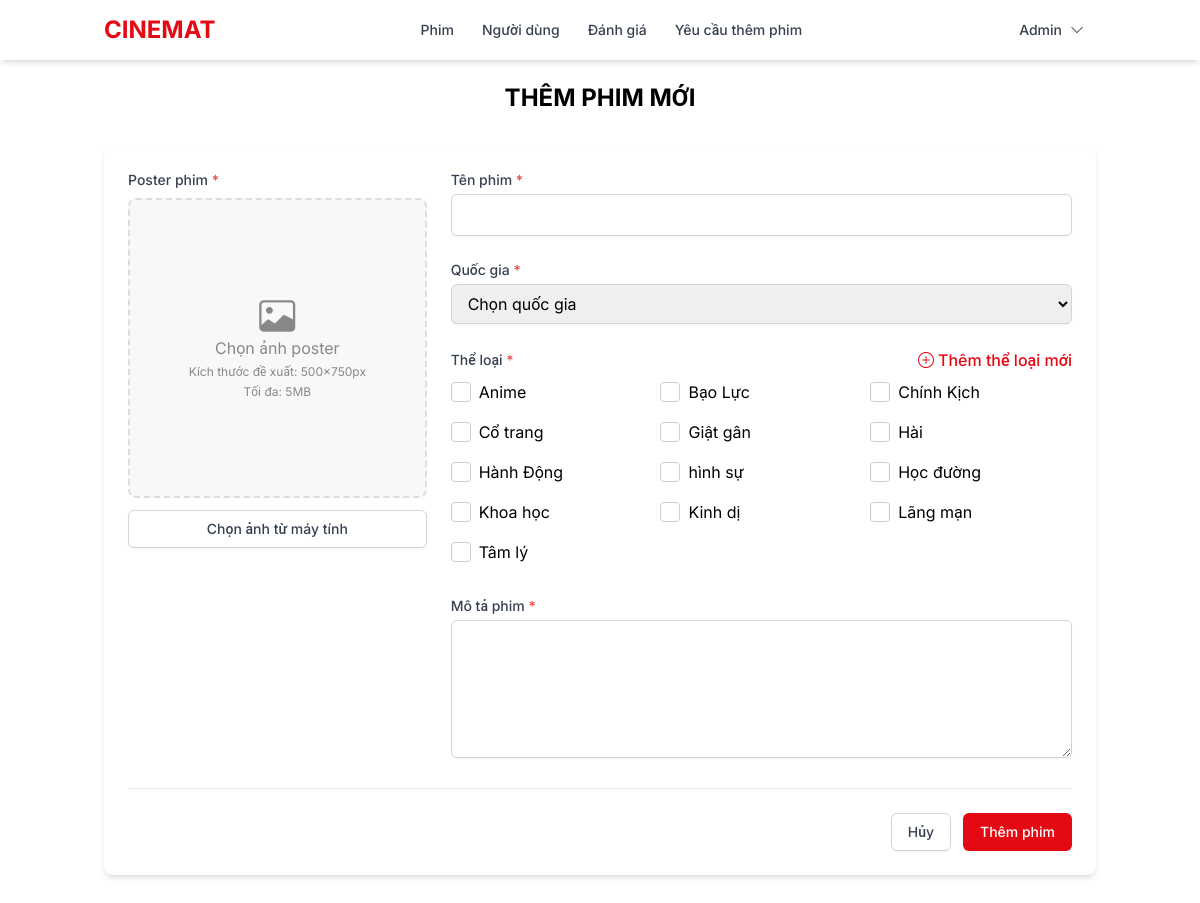
Page /admin/movies/admin_movie_post.php (signed in) on the earlier database version.
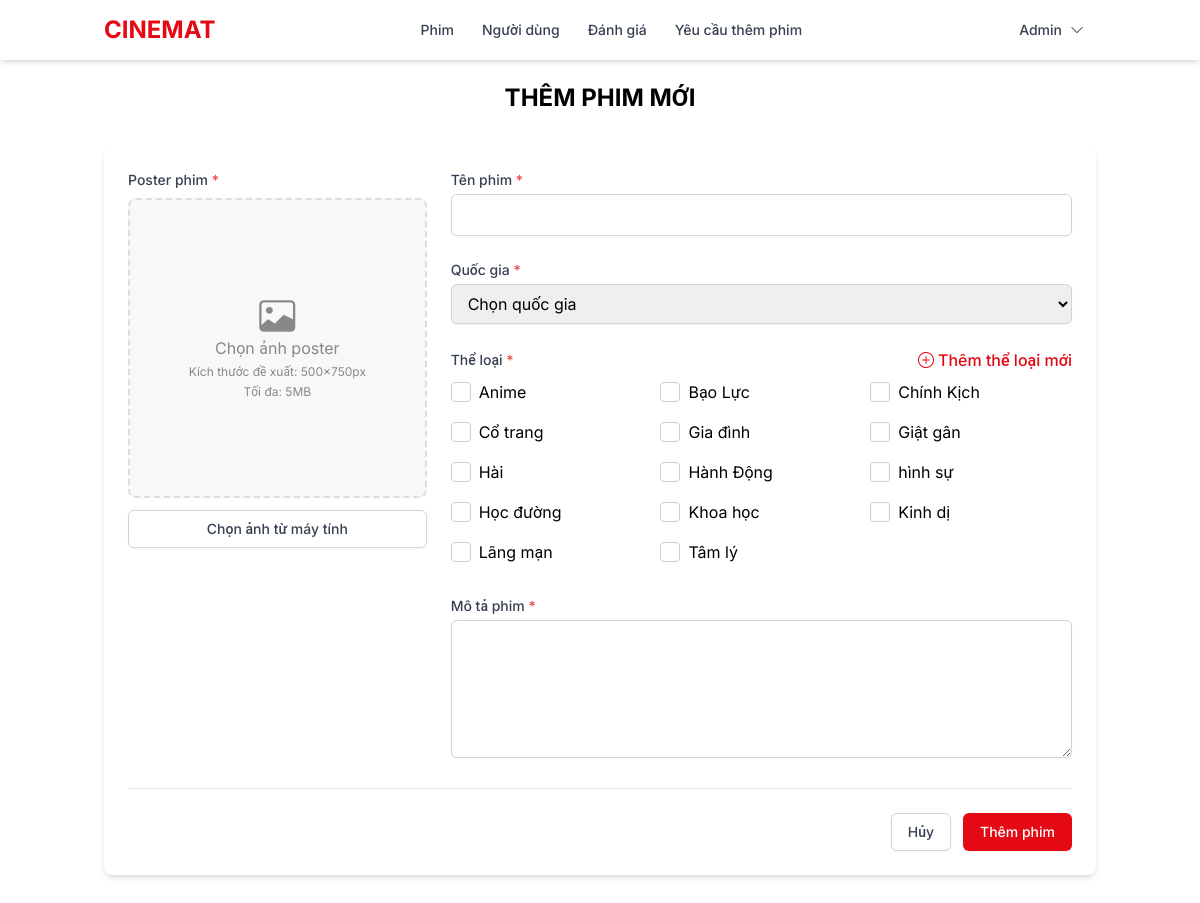
Same page on the later database version.
### tables this page shows
CREATE TABLE `the_loai` (
  `id_the_loai` int(11) NOT NULL,
  `ten_the_loai` varchar(100) NOT NULL
);

### config/function.php (called while the page is built, shortened)
<?php
function getGenres($conn) {
    $sql = "SELECT * FROM the_loai ORDER BY ten_the_loai";
    $stmt = $conn->prepare($sql);
    $stmt->execute();
    $result = $stmt->get_result();
    $genres = [];
    while ($row = $result->fetch_assoc()) {
        $genres[] = $row;
    }
    return $genres;
}
?>

### admin/movies/admin_movie_post.php (the view, shortened to what the changed rows need)
<?php
require_once 'C:\xamppp\htdocs\CINEMAT\config\config.php';
require_once 'C:\xamppp\htdocs\CINEMAT\config\function.php';
require_once 'C:\xamppp\htdocs\CINEMAT\admin\layouts\header.php';
$genres = getGenres($conn);
?>
<!DOCTYPE html>
<html lang="vi">
<head>
    <link href="https://cdn.jsdelivr.net/npm/bootstrap-icons@1.10.0/font/bootstrap-icons.css" rel="stylesheet">
    <script src="https://cdn.tailwindcss.com"></script>
</head>
<body class="min-h-screen bg-white">
    <main class="container mx-auto px-4 py-8">
        <div class="mb-8">
            <h2 class="text-2xl font-bold text-center mt-[50px] mb-6">THÊM PHIM MỚI</h2>
        </div>
        <div class="bg-white rounded-lg shadow-md overflow-hidden p-6">
            <form id="addMovieForm" class="space-y-6" method="POST" enctype="multipart/form-data">
                <div class="grid grid-cols-1 md:grid-cols-3 gap-6">
                    <div class="md:col-span-2 space-y-6">
                        <div>
                            <div class="grid grid-cols-2 sm:grid-cols-3 gap-2">
                                <?php if (!empty($genres)): ?>
                                    <?php foreach ($genres as $genre): ?>
                                        <label class="custom-checkbox">
                                            <span class="checkmark"></span>
                                            <?= htmlspecialchars($genre['ten_the_loai']) ?>
                                        </label>
                                    <?php endforeach; ?>
                                <?php else: ?>
                                    <p class="text-gray-500">Không có dữ liệu thể loại</p>
                                <?php endif; ?>
                            </div>
                        </div>
                    </div>
                </div>
            </form>
        </div>
    </main>
</body>
</html>

Differences in the rows shown:
added the_loai: ten_the_loai "Gia đình"
